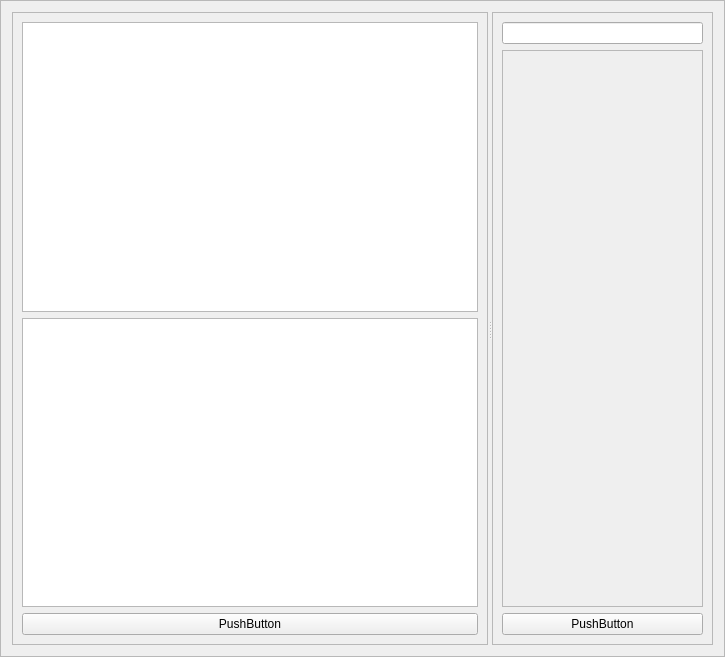
<?xml version="1.0" encoding="UTF-8"?>
<ui version="4.0">
 <class>Frame</class>
 <widget class="QFrame" name="Frame">
  <property name="geometry">
   <rect>
    <x>0</x>
    <y>0</y>
    <width>725</width>
    <height>657</height>
   </rect>
  </property>
  <property name="windowTitle">
   <string>Frame</string>
  </property>
  <property name="frameShape">
   <enum>QFrame::StyledPanel</enum>
  </property>
  <property name="frameShadow">
   <enum>QFrame::Raised</enum>
  </property>
  <layout class="QGridLayout" name="gridLayout">
   <item row="0" column="0">
    <widget class="QSplitter" name="splitter">
     <property name="orientation">
      <enum>Qt::Horizontal</enum>
     </property>
     <widget class="QFrame" name="op_frame">
      <property name="frameShape">
       <enum>QFrame::StyledPanel</enum>
      </property>
      <property name="frameShadow">
       <enum>QFrame::Raised</enum>
      </property>
      <layout class="QGridLayout" name="gridLayout_3">
       <item row="0" column="0">
        <widget class="QTreeView" name="op_selector"/>
       </item>
       <item row="2" column="0">
        <widget class="QPushButton" name="enable_op_button">
         <property name="text">
          <string>PushButton</string>
         </property>
        </widget>
       </item>
       <item row="1" column="0">
        <widget class="QPlainTextEdit" name="op_info"/>
       </item>
      </layout>
     </widget>
     <widget class="QFrame" name="display_frame">
      <property name="frameShape">
       <enum>QFrame::StyledPanel</enum>
      </property>
      <property name="frameShadow">
       <enum>QFrame::Raised</enum>
      </property>
      <layout class="QVBoxLayout" name="verticalLayout">
       <item>
        <widget class="QLineEdit" name="op_name"/>
       </item>
       <item>
        <widget class="QFrame" name="op_source_frame">
         <property name="frameShape">
          <enum>QFrame::StyledPanel</enum>
         </property>
         <property name="frameShadow">
          <enum>QFrame::Raised</enum>
         </property>
         <layout class="QGridLayout" name="gridLayout_2">
          <item row="0" column="0">
           <layout class="QGridLayout" name="op_source_layout"/>
          </item>
         </layout>
        </widget>
       </item>
       <item>
        <widget class="QPushButton" name="edit_op_button">
         <property name="text">
          <string>PushButton</string>
         </property>
        </widget>
       </item>
      </layout>
     </widget>
    </widget>
   </item>
  </layout>
 </widget>
 <resources/>
 <connections/>
</ui>
